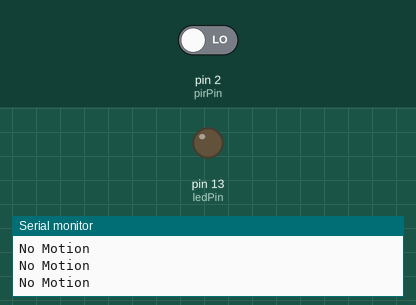
A sketch run on a simulated Arduino Uno, built with avr-gcc and run on an emulated ATmega328P. Shown: output pins drawn as LEDs (lit = HIGH), the last lines printed to the serial monitor. The inputs (shaded band) are chosen by the test bench; at power-on: pin 2 (pirPin) LOW.

Above: at 2.8 s.
2.9 s: pin 2 (pirPin) driven HIGH
At 3.6 s:
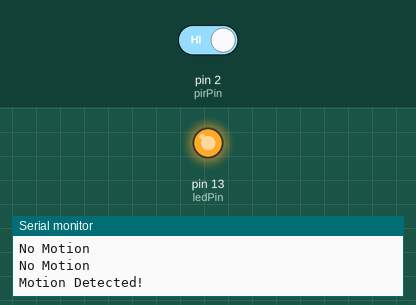
4.5 s: pin 2 (pirPin) driven LOW
At 6.4 s:
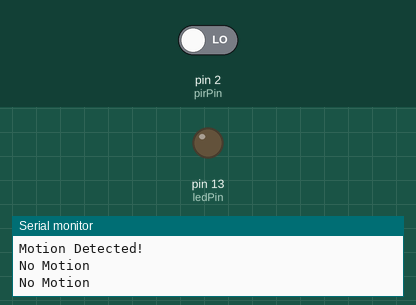
Timing chart, 0 to 7.9 s (numbered marks = the images above; inputs shaded):
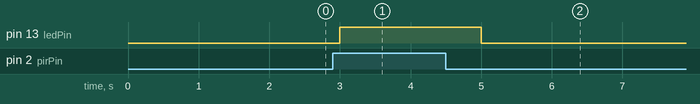

The sketch:

PIR.ino
```cpp
const int pirPin = 2;     // PIR output pin
const int ledPin = 13;    // Built-in LED

void setup() {
  pinMode(pirPin, INPUT);
  pinMode(ledPin, OUTPUT);
  Serial.begin(9600);
  Serial.println("PIR Sensor Test Ready...");
}

void loop() {
  int motion = digitalRead(pirPin);
  if (motion == HIGH) {
    Serial.println("Motion Detected!");
    digitalWrite(ledPin, HIGH);
  } else {
    Serial.println("No Motion");
    digitalWrite(ledPin, LOW);
  }
  delay(1000);  // Delay for readability
}
```

Measured:
- after the input at 2.9 s, pin 13 (ledPin): LOW → HIGH after 0.10 s
- after the input at 4.5 s, pin 13 (ledPin): HIGH → LOW after 0.50 s
